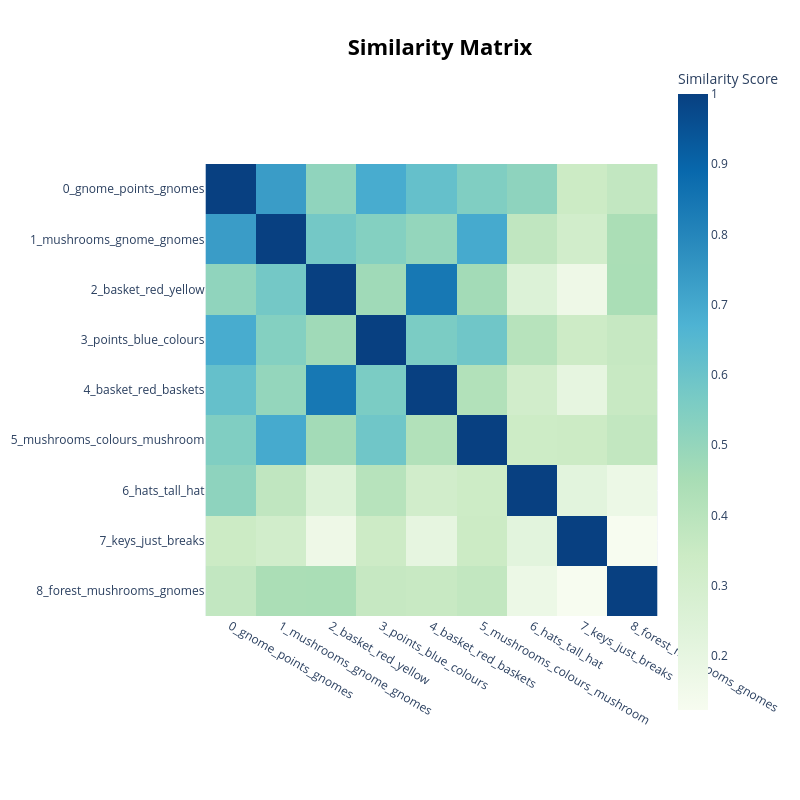

Notebook cell for this chart:
### Code cell
topic_model.visualize_heatmap(use_ctfidf=True)

### Figure 1 — Plotly figure (JSON) as saved in the notebook; plotly's stock layout.template omitted (floating-point values rounded to 4 significant figures)
{"data": [{"coloraxis": "coloraxis", "hovertemplate": "x: %{x}<br>y: %{y}<br>Similarity Score: %{z}<extra></extra>", "name": "0", "type": "heatmap", "x": ["0_gnome_points_gnomes", "1_mushrooms_gnome_gnomes", "2_basket_red_yellow", "3_points_blue_colours", "4_basket_red_baskets", "5_mushrooms_colours_mushroom", "6_hats_tall_hat", "7_keys_just_breaks", "8_forest_mushrooms_gnomes"], "xaxis": "x", "y": ["0_gnome_points_gnomes", "1_mushrooms_gnome_gnomes", "2_basket_red_yellow", "3_points_blue_colours", "4_basket_red_baskets", "5_mushrooms_colours_mushroom", "6_hats_tall_hat", "7_keys_just_breaks", "8_forest_mushrooms_gnomes"], "yaxis": "y", "z": [[1.0, 0.7349, 0.5111, 0.6904, 0.6148, 0.5492, 0.515, 0.342, 0.3727], [0.7349, 1.0, 0.5796, 0.5384, 0.4999, 0.6961, 0.3793, 0.3141, 0.4439], [0.5111, 0.5796, 1.0, 0.4725, 0.8428, 0.4633, 0.2527, 0.1682, 0.4453], [0.6904, 0.5384, 0.4725, 1.0, 0.5604, 0.5874, 0.4055, 0.3387, 0.3619], [0.6148, 0.4999, 0.8428, 0.5604, 1.0, 0.4205, 0.3123, 0.2065, 0.3541], [0.5492, 0.6961, 0.4633, 0.5874, 0.4205, 1.0, 0.3354, 0.3437, 0.3738], [0.515, 0.3793, 0.2527, 0.4055, 0.3123, 0.3354, 1.0, 0.2228, 0.1735], [0.342, 0.3141, 0.1682, 0.3387, 0.2065, 0.3437, 0.2228, 1.0, 0.1231], [0.3727, 0.4439, 0.4453, 0.3619, 0.3541, 0.3738, 0.1735, 0.1231, 1.0]]}], "layout": {"coloraxis": {"colorbar": {"title": {"text": "Similarity Score"}}, "colorscale": [[0, "rgb(247,252,240)"], [0.125, "rgb(224,243,219)"], [0.25, "rgb(204,235,197)"], [0.375, "rgb(168,221,181)"], [0.5, "rgb(123,204,196)"], [0.625, "rgb(78,179,211)"], [0.75, "rgb(43,140,190)"], [0.875, "rgb(8,104,172)"], [1, "rgb(8,64,129)"]]}, "height": 800, "hoverlabel": {"bgcolor": "white", "font": {"family": "Rockwell", "size": 16}}, "legend": {"title": {"text": "Trend"}}, "margin": {"t": 60}, "showlegend": true, "title": {"font": {"color": "Black", "size": 22}, "text": "<b>Similarity Matrix</b>", "x": 0.55, "xanchor": "center", "y": 0.95, "yanchor": "top"}, "width": 800, "xaxis": {"anchor": "y", "constrain": "domain", "domain": [0, 1], "scaleanchor": "y"}, "yaxis": {"anchor": "x", "autorange": "reversed", "constrain": "domain", "domain": [0, 1]}}}
